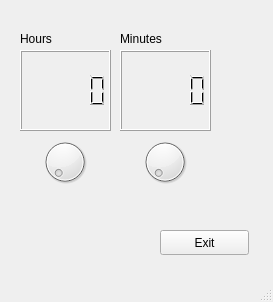
<?xml version="1.0" encoding="UTF-8"?>
<ui version="4.0">
 <class>RellotgeDigital</class>
 <widget class="QMainWindow" name="RellotgeDigital">
  <property name="geometry">
   <rect>
    <x>0</x>
    <y>0</y>
    <width>273</width>
    <height>302</height>
   </rect>
  </property>
  <property name="windowTitle">
   <string>RellotgeDigital</string>
  </property>
  <widget class="QWidget" name="centralwidget">
   <widget class="QLCDNumber" name="lcdNumber">
    <property name="geometry">
     <rect>
      <x>20</x>
      <y>50</y>
      <width>91</width>
      <height>81</height>
     </rect>
    </property>
   </widget>
   <widget class="QDial" name="dial">
    <property name="geometry">
     <rect>
      <x>40</x>
      <y>130</y>
      <width>50</width>
      <height>64</height>
     </rect>
    </property>
    <property name="maximum">
     <number>23</number>
    </property>
   </widget>
   <widget class="QDial" name="dial_2">
    <property name="geometry">
     <rect>
      <x>140</x>
      <y>130</y>
      <width>50</width>
      <height>64</height>
     </rect>
    </property>
    <property name="maximum">
     <number>59</number>
    </property>
   </widget>
   <widget class="QLabel" name="label">
    <property name="geometry">
     <rect>
      <x>20</x>
      <y>30</y>
      <width>67</width>
      <height>17</height>
     </rect>
    </property>
    <property name="text">
     <string>Hours</string>
    </property>
   </widget>
   <widget class="QLabel" name="label_2">
    <property name="geometry">
     <rect>
      <x>120</x>
      <y>30</y>
      <width>67</width>
      <height>17</height>
     </rect>
    </property>
    <property name="text">
     <string>Minutes</string>
    </property>
   </widget>
   <widget class="QPushButton" name="pushButton">
    <property name="geometry">
     <rect>
      <x>160</x>
      <y>230</y>
      <width>89</width>
      <height>25</height>
     </rect>
    </property>
    <property name="text">
     <string>Exit</string>
    </property>
   </widget>
   <widget class="QLCDNumber" name="lcdNumber_2">
    <property name="geometry">
     <rect>
      <x>120</x>
      <y>50</y>
      <width>91</width>
      <height>81</height>
     </rect>
    </property>
   </widget>
  </widget>
  <widget class="QMenuBar" name="menubar">
   <property name="geometry">
    <rect>
     <x>0</x>
     <y>0</y>
     <width>273</width>
     <height>22</height>
    </rect>
   </property>
  </widget>
  <widget class="QStatusBar" name="statusbar"/>
 </widget>
 <resources/>
 <connections>
  <connection>
   <sender>pushButton</sender>
   <signal>clicked()</signal>
   <receiver>RellotgeDigital</receiver>
   <slot>close()</slot>
   <hints>
    <hint type="sourcelabel">
     <x>245</x>
     <y>266</y>
    </hint>
    <hint type="destinationlabel">
     <x>240</x>
     <y>326</y>
    </hint>
   </hints>
  </connection>
  <connection>
   <sender>dial</sender>
   <signal>valueChanged(int)</signal>
   <receiver>lcdNumber</receiver>
   <slot>display(int)</slot>
   <hints>
    <hint type="sourcelabel">
     <x>91</x>
     <y>193</y>
    </hint>
    <hint type="destinationlabel">
     <x>95</x>
     <y>116</y>
    </hint>
   </hints>
  </connection>
 </connections>
</ui>
